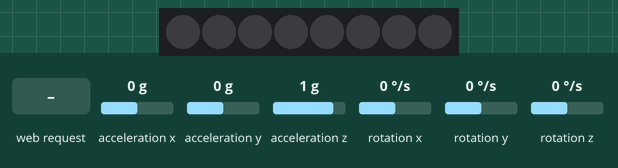
A sketch run on a simulated ESP8266 (NodeMCU). Parts: 8 RGB LEDs in strip order, left to right. Wiring (inferred from the names in the program): MPU-6050 motion sensor at I2C address 0x68. The inputs (shaded band) are chosen by the test bench; at power-on: acceleration z 1 g, acceleration x 0 g, acceleration y 0 g, rotation x 0 °/s, rotation y 0 °/s, rotation z 0 °/s. WiFi joins after 1.5 s; servers stay silent unless stated; random numbers use the default seed unless the sketch sets one; what the sketch prints to the serial monitor is not drawn.

Above: at 2.7 s.
2.8 s: HTTP request GET /?start=1 received
At 4.2 s:
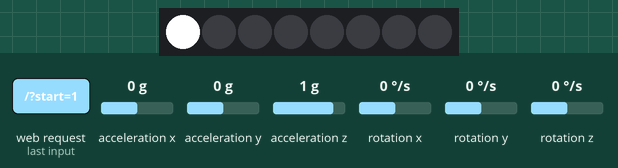
4.5 s: acceleration z set to 1.4 g
At 8.2 s:
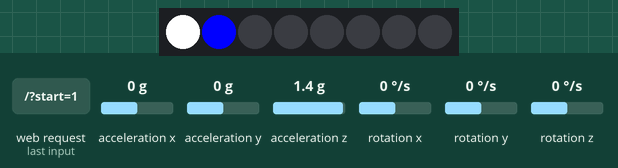
Timing chart, 0 to 12.9 s (numbered marks = the images above; inputs shaded):
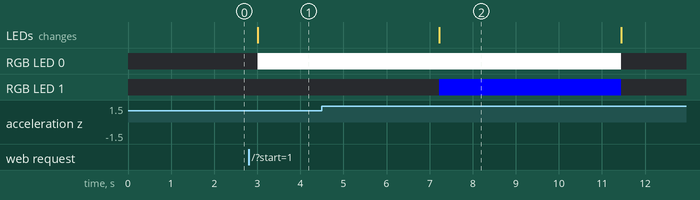

Measured:
- after the input at 2.8 s, RGB LED 0: off → RGB(255, 255, 255) after 0.21 s; the LEDs: change after 0.21 s (image 1)
- after the input at 4.5 s, RGB LED 0: RGB(255, 255, 255) → off after 6.9 s; RGB LED 1: off → RGB(0, 0, 255) after 2.7 s, → off 4.2 s later; the LEDs: change after 2.7 s (image 2)

The sketch:

MemTest.ino
```cpp
#include<Wire.h>
#include <Adafruit_NeoPixel.h>
#include <ESP8266WiFi.h>
#include <WiFiClient.h>
#include <Time.h>
#include <ESP8266WebServer.h>

#define PIN D3
#define LED_NUM 8
#define BRUIT 1000 // pour ne pas prendre en compte le bruit (accelerometre trop sensible)
#define counter_scale 8 //nombre de valeurs à prendre avec l accelerometre entre chaque iteration dans le jeu

ESP8266WebServer server ( 80 );

Adafruit_NeoPixel strip = Adafruit_NeoPixel(LED_NUM, PIN, NEO_GRB + NEO_KHZ800);
const int MPU_addr = 0x68; // I2C address of the MPU-6050
int16_t AcX, AcY, AcZ;
int counter=0; //compteur
int level=0,score=0;
int dir_colors[6][3]={{0,255,0},{0,0,255},{255,255,255},{255,0,0},{255,255,0},{238,130,238}}; //links entre les couleurs et les directions
//dir_colors[0] = {0,255,0}; //green, left
//dir_colors[1] = {0,0,255}; //blue,backward
//dir_colors[2] = {255,255,255};// white, up
//dir_colors[3] = {255,0,0}; //red , right
//dir_colors[4] = {255,255,0}; //yellow, forward
//dir_colors[5] = {238,130,238}; //purple, dawn


int16_t last_x_value=0,last_y_value=0, last_z_value=0; //valeurs prises dans l iteration precedente (pour calculer le delta)
int next_dir=-1,game_end=1;
int dir_pl=-1;
float max_v=0.;
unsigned long begin_time, end_time;

String PageStart ="<!DOCTYPE html><html lang=\"en\"><head><title>A really bad game</title><meta charset=\"utf-8\"><style> body { background-color: #fffff; font-family: Arial, Helvetica, Sans-Serif; Color: #000088; }</style></head><body><h1>This is the site of a really bad game</h1><p>To start the game, click on the button start</p><form action='/' method = 'POST'><input type = \"submit\" name = \"start\" value = 'start'><div class=\"container3\"><p>stats</p></div></body></html>";

void setup() {
  Wire.begin();
  Wire.beginTransmission(MPU_addr);
  Wire.write(0x6B);  // PWR_MGMT_1 register
  Wire.write(0);     // set to zero (wakes up the MPU-6050)
  Wire.endTransmission(true);
  Serial.begin(9600);
  strip.begin();
  strip.show();
  randomSeed(analogRead(0));
  setup_server_wifi();

}


void loop() {
  server.handleClient();
  delay(500);
}

void initGame(float x, float y, float z){
  Serial.print(" init Game \n");
  //elapsed_time=0;
  level=0;
  last_x_value=x;
  last_y_value=y;
  last_z_value=z;
  game_end=0;
  next_dir=-1;
  dir_pl=-1;
  max_v=0.;
  strip.begin();
  for (int i = 0; i < LED_NUM; i++ ) { //eteindre les leds
  strip.setPixelColor(i, 0, 0, 0);
  }
  begin_time = now();
  }


void generate_next_dir(){
  Serial.print(" generate next dir ");
  long dir = random(0, 6);
  next_dir = (int)dir;
  dir_pl=-1;
  max_v=0.;
  Serial.print(next_dir);
  Serial.print("  \n");
  strip.setPixelColor(level,dir_colors[next_dir][0] , dir_colors[next_dir][1], dir_colors[next_dir][2]);
  }

int next_step(float dx, float dy, float dz){
  int dir_axis=-1;
  float max_value=0.;
  Serial.print(" next step \n");Serial.print(dx);Serial.print(" ");Serial.print(dy);Serial.print("  ");Serial.print(dz);Serial.print(" \n");
  int dir_played= -1, opposite=0; //axe et direction

  //obtenir l axe en fonction du max (valeur absolu)
  if(abs(dx)>=abs(dy)){
  if(abs(dx)>=abs(dz)){
    dir_axis=0;
    max_value=dx;
  }else{
    dir_axis=2;
    max_value=dz;
  }
  }else{
  if(abs(dy)>=abs(dz)){
    dir_axis=1;
    max_value=dy;
  }else{
    dir_axis=2;
    max_value=dz;
  }
  }

  // obtention de la direcction en fonction du signe du max
  if(abs(max_value)>BRUIT){
  if(max_value<0)
    opposite=3;
  else
    opposite=0;

  dir_played = dir_axis+opposite; // direction joue
  if(abs(max_value)>abs(max_v)){
    max_v=abs(max_value);
    dir_pl=dir_played;
  }
  if((counter % counter_scale)==0){
    if(dir_pl==next_dir){
    level++;
    generate_next_dir();
    return 1;
    }else
    return -1;
    }
  }else
    return 0;
  }


void handleRoot() {
  if(server.hasArg("start")){
  handleSubmit();
  }else{
  server.send(200, "text/html",PageStart);
  }
}


void handleSubmit(){
  initGame(0,0,0);
  generate_next_dir();
  loop_game();
  server.send(200,"text/html", createStatsPage());
}

void handleNotFound(){
  String message = "File Not Found\n\n";
  message += "URI: ";
  message += server.uri();
  message += "\nMethod: ";
  message += (server.method() == HTTP_GET)?"GET":"POST";
  message += "\nArguments: ";
  message += server.args();
  message += "\n";
  for (uint8_t i=0; i<server.args(); i++){
  message += " " + server.argName(i) + ": " + server.arg(i) + "\n";
  }
  server.send(404, "text/plain", message);

}

void setup_server_wifi()
{

  WiFi.begin("Adrien", "445066464");

  Serial.print("Connecting");
  while (WiFi.status() != WL_CONNECTED)
  {
  delay(500);
  Serial.print(".");
  }
  Serial.println();

  Serial.print("Connected, IP address: ");
  Serial.println(WiFi.localIP());

  // page web
  server.on ( "/", handleRoot );

  server.on("/inline", [](){
  server.send(200, "text/plain", "this works as well");
  });

  server.onNotFound(handleNotFound);

  server.begin();
  Serial.println("HTTP server started");
}

void loop_game(){
  int firstIt=0;
  while(game_end!=1){
  Wire.beginTransmission(MPU_addr);
  Wire.write(0x3B);  // starting with register 0x3B (ACCEL_XOUT_H)
  Wire.endTransmission(false);
  Wire.requestFrom(MPU_addr, 14, true); // request a total of 14 registers
  AcX = Wire.read() << 8 | Wire.read(); // 0x3B (ACCEL_XOUT_H) & 0x3C (ACCEL_XOUT_L)
  AcY = Wire.read() << 8 | Wire.read(); // 0x3D (ACCEL_YOUT_H) & 0x3E (ACCEL_YOUT_L)
  AcZ = Wire.read() << 8 | Wire.read(); // 0x3F (ACCEL_ZOUT_H) & 0x40 (ACCEL_ZOUT_L)
  Serial.print("AcX = "); Serial.print(AcX);
  Serial.print(" | AcY = "); Serial.print(AcY);
  Serial.print(" | AcZ = "); Serial.print(AcZ);

  if(firstIt!=0){ //deltas (dx,dy,dz) trop eleves (cause:initialisation a 0)
    int action = next_step(AcX-last_x_value, AcY-last_y_value, AcZ-last_z_value);
    Serial.print(" action "); Serial.println(action);Serial.println("level");Serial.println(level);  Serial.print(" \n");

    if(action == -1){ // mauvaise direction
      score=level;
      initGame(0,0,0);
      game_end=1;
      end_time = now();
      Serial.print(" game over \n");
    }
  }else{ //initialiser avec les valeurs de la premiere prise avec l accelerometre
    last_x_value=AcX;
    last_y_value=AcY;
    last_z_value=AcZ;
    firstIt=1;
    }

  strip.show();
  counter++;
  delay(500);
  }
}

String createStatsPage(){
  Serial.print("end time"+end_time);
  Serial.print("begin time"+begin_time);
  int elapsed_time = (int)((end_time - begin_time)/1000);
  return String("<!DOCTYPE html><html lang=\"en\"><head><title>Stats</title><meta charset=\"utf-8\"><style> body { background-color: #fffff; font-family: Arial, Helvetica, Sans-Serif; Color: #000088; }</style></head><body><h1>Score: ")+String(score)+"</h1><h1>elapsed time: "+String(end_time)+" hhh"+String(begin_time)+" seconds</h1></body></html>";
}
```
